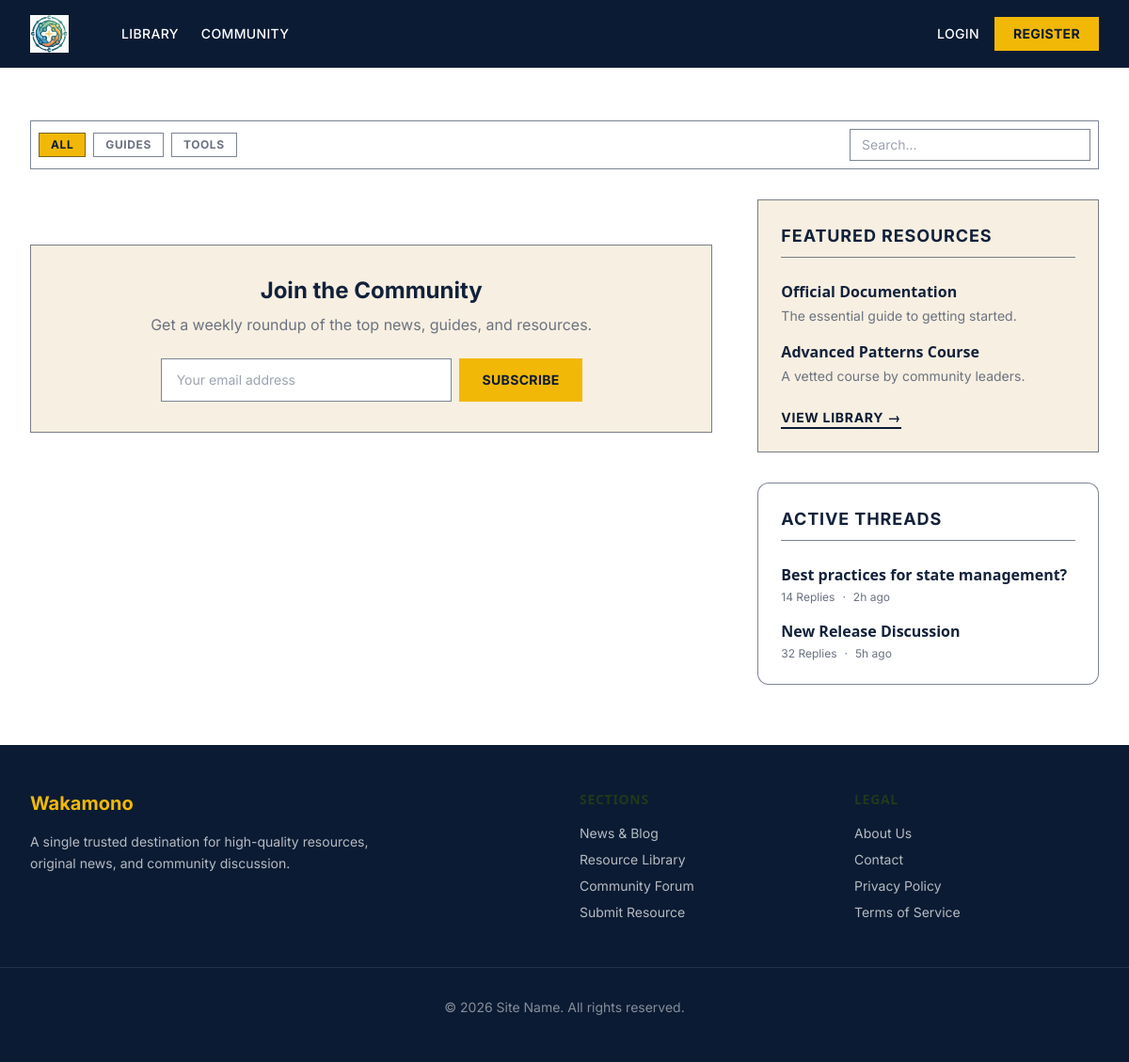
The app's page /, older data.
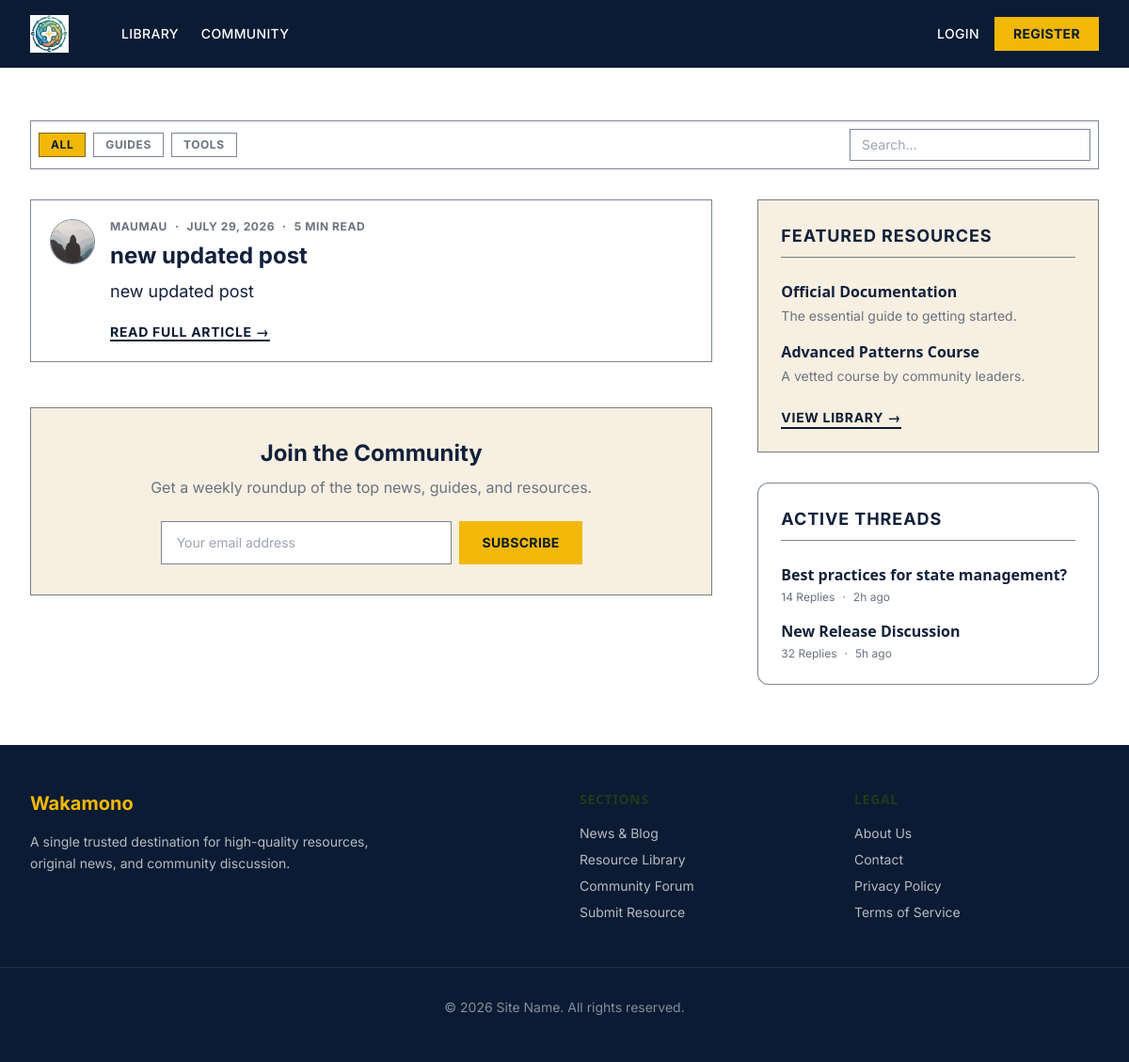
The same page, newer data.
### models.py (models this page shows, shortened)
class Post(Base):
    __tablename__="posts"
    id: Mapped[int]=mapped_column(Integer, primary_key=True,index=True)
    title: Mapped[str]=mapped_column(String(50), nullable=False)
    content: Mapped[str]=mapped_column(Text, nullable=False)
    user_id: Mapped[int]=mapped_column(ForeignKey("users.id"), nullable=False, index=True)
    date_posted: Mapped[datetime] = mapped_column(
            DateTime(timezone=True),
            default=lambda: datetime.now(UTC)
        )
    author: Mapped[User] = relationship(back_populates="posts")

class User(Base):
    __tablename__="users"
    id: Mapped[int]= mapped_column(Integer, primary_key=True, index=True)
    username: Mapped[str]= mapped_column(String(50), unique= True, nullable= False)
    email: Mapped[str]= mapped_column(String(120), unique= True, nullable= False)
    image_file: Mapped[str| None]= mapped_column(
        String(120), nullable=True, default=None
    )
    password_hash: Mapped[str]= mapped_column(String(200), nullable=False)
    posts: Mapped[list[Post]]= relationship(back_populates="author", cascade="all, delete-orphan")

### main.py (the view)
@app.get("/", include_in_schema=False, name="home")
async def home(request: Request, db: Annotated[AsyncSession, Depends(get_db)]):# request parameter as argument because Jinja2 required that
    result = await db.execute(select(models.Post)
    .options(selectinload(models.Post.author))
    .order_by(models.Post.date_posted.desc())
    )
    posts = result.scalars().all()
    return templates.TemplateResponse(
        request, # need jinja2 to work
        "home.html",#name of template file
        {"posts": posts, "title": "Home"},
    )

### templates/home.html
{% extends "base.html" %}
{% block content %}
{% for post in posts %}
  <article class="bg-white border border-brand rounded-none p-5 mb-6 group">
    <div class="flex items-start gap-4">
    <img class="rounded-full shrink-0 border border-brand object-cover" src="{{post.author.image_path}}"
      alt="{{ post.author.username }}'s profile picture" width="48" height="48" loading="lazy">
    <div class="grow">
      <div class="mb-2 flex items-center space-x-2 text-xs font-bold uppercase tracking-wider text-muted-grey">
        <a class="hover:text-gold transition-colors" href="{{url_for('user_posts', user_id=post.author.id)}}">{{
          post.author.username }}</a>
        <span>&middot;</span>
        <span>{{ post.date_posted.strftime('%B %d, %Y') }}</span>
        <span>&middot;</span>
        <span>5 MIN READ</span>
      </div>
      <h2 class="text-2xl font-bold font-heading mt-1 mb-2 leading-tight">
        <a class="text-ink hover:text-gold transition-colors" href="{{ url_for('post_page', post_id=post.id)}}">{{
          post.title }}</a>
      </h2>
      <p class="text-ink leading-relaxed mb-4 text-lg">{{ post.content }}</p>
      <a href="{{ url_for('post_page', post_id=post.id)}}"
        class="text-sm font-bold text-navy hover:text-gold uppercase tracking-wider border-b-2 border-navy hover:border-gold transition-colors">Read
        Full Article &rarr;</a>
    </div>
  </div>
</article>
{% endfor %}
<div class="bg-cream border border-brand rounded-none p-8 mt-12 text-center">
  <h3 class="text-2xl font-bold font-heading text-ink mb-2">Join the Community</h3>
  <p class="text-muted-grey mb-6">Get a weekly roundup of the top news, guides, and resources.</p>
  <form class="flex flex-col sm:flex-row justify-center max-w-md mx-auto gap-2">
    <input type="email" placeholder="Your email address"
      class="flex-grow text-sm border border-brand px-4 py-3 focus:outline-none focus:border-ink rounded-none bg-white">
    <button type="button"
      class="bg-gold text-navy hover:bg-yellow-400 px-6 py-3 rounded-none font-bold text-sm tracking-wide transition-colors whitespace-nowrap">SUBSCRIBE</button>
  </form>
</div>
{% endblock content %}

Row changes from the older to the newer data that the page shows:
added Post: author.username "MAUMAU", date_posted "JULY 29, 2026", title "new updated post", content "new updated post"
